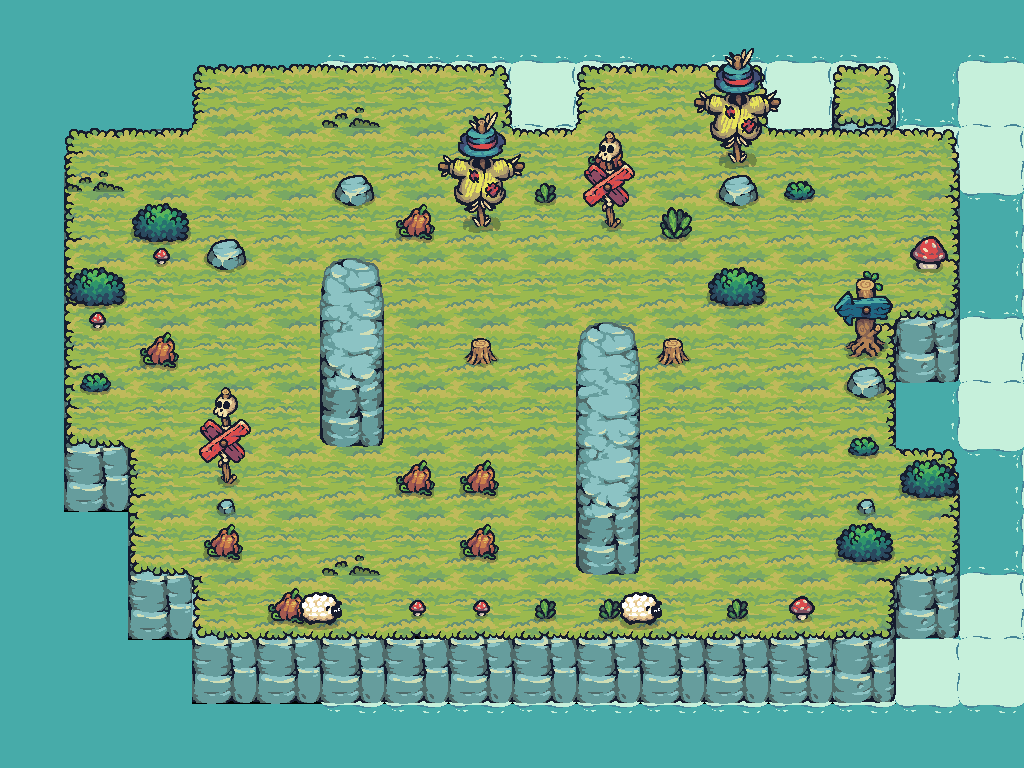

The image is a tile-based game level rendered from a .tmx file. Its description and source (layers, tilesets, objects; grid data summarised) follow:
An orthogonal 16x12 tile map with 64x64 px tiles, 12 tile layers (Water, Foam, layerforedge, new game bg, ...), 24 tilesets and 32 objects (21x Block, 6x Tree, PlayerCheckpoint, AntiPlayerCheckpoint, Barrel, ...).

<map version="1.10" tiledversion="1.11.0" orientation="orthogonal" renderorder="right-down" width="16" height="12" tilewidth="64" tileheight="64" infinite="0" nextlayerid="29" nextobjectid="11">
<properties>
  <property name="Star1" type="int" value="21" />
  <property name="Star2" type="int" value="26" />
  <property name="Star3" type="int" value="32" />
 </properties>
 <tileset firstgid="1" source="Terrain.tsx" />
 <tileset firstgid="41" source="Castle_Red.tsx" />
 <tileset firstgid="61" source="Tree.tsx" />
 <tileset firstgid="169" source="17.tsx" />
 <tileset firstgid="171" source="Tower_Blue.tsx" />
 <tileset firstgid="179" source="01.tsx" />
 <tileset firstgid="180" source="06.tsx" />
 <tileset firstgid="181" source="18.tsx" />
 <tileset firstgid="190" source="09.tsx" />
 <tileset firstgid="191" source="12.tsx" />
 <tileset firstgid="192" source="16.tsx" />
 <tileset firstgid="194" source="Castle_Destroyed.tsx" />
 <tileset firstgid="214" source="HappySheep_Idle.tsx" />
 <tileset firstgid="222" source="Tree_192.tsx" />
 <tileset firstgid="234" source="Water.tsx" />
 <tileset firstgid="235" source="Foam_192.tsx" />
 <tileset firstgid="243" source="Tilemap_Elevation.tsx" />
 <tileset firstgid="275" source="02.tsx" />
 <tileset firstgid="276" source="03.tsx" />
 <tileset firstgid="277" source="04.tsx" />
 <tileset firstgid="278" source="07.tsx" />
 <tileset firstgid="279" source="10.tsx" />
 <tileset firstgid="280" source="TX Props.tsx" />
 <tileset firstgid="344" source="11.tsx" />
 <group id="26" name="Common">
  <layer id="13" name="Water" width="16" height="12">
   <data>[192 cells, 88 non-empty, 1 distinct tile ids]</data>
  </layer>
  <layer id="14" name="Foam" width="16" height="12" offsetx="128" offsety="0">
   <data>[192 cells, 44 non-empty, 1 distinct tile ids]</data>
  </layer>
  <layer id="19" name="layerforedge" width="16" height="12">
   <data>[192 cells, 30 non-empty, 11 distinct tile ids]</data>
  </layer>
  <layer id="15" name="new game bg" width="16" height="12">
   <data>[192 cells, 128 non-empty, 12 distinct tile ids]</data>
  </layer>
  <layer id="24" name="eat" width="16" height="12">
   <data>[192 cells, 5 non-empty, 3 distinct tile ids]</data>
  </layer>
  <layer id="27" name="grass" width="16" height="12">
   <data>[192 cells, 3 non-empty, 1 distinct tile ids]</data>
  </layer>
  <layer id="17" name="props" width="16" height="12" offsetx="0" offsety="32">
   <data>[192 cells, 17 non-empty, 7 distinct tile ids]</data>
  </layer>
  <layer id="18" name="propsLayer2" width="16" height="12">
   <data>[192 cells, 15 non-empty, 12 distinct tile ids]</data>
  </layer>
  <objectgroup id="21" name="TreesOutSideGameGrid" class="TreesOutSideGameGrid">
   <object id="3" name="Tree" type="Tree" x="192" y="128" width="64" height="64" />
   <object id="5" name="Tree" type="Tree" x="256" y="128" width="64" height="64" />
   <object id="6" name="Tree" type="Tree" x="384" y="128" width="64" height="64" />
   <object id="7" name="Tree" type="Tree" x="832" y="192" width="64" height="64" />
   <object id="8" name="Tree" type="Tree" x="640" y="128" width="64" height="64" />
   <object id="9" name="Tree" type="Tree" x="192" y="320" width="64" height="64" />
  </objectgroup>
  <layer id="22" name="AheadOfTreesProps" width="16" height="12">
   <data>[192 cells, 6 non-empty, 6 distinct tile ids]</data>
  </layer>
  <objectgroup id="30" name="CollisionblocksForGrid">
   <object id="101" name="Block" type="Block" x="256" y="128" width="576" height="64" />
   <object id="102" name="Block" type="Block" x="256" y="576" width="576" height="64" />
   <object id="103" name="Block" type="Block" x="192" y="192" width="64" height="384" />
   <object id="104" name="Block" type="Block" x="831" y="192" width="64" height="384" />
  </objectgroup>
  <layer id="25" name="BottomEdge" width="16" height="12">
   <data>[192 cells, 2 non-empty, 1 distinct tile ids]</data>
  </layer>
 </group>
 <layer id="13" name="CollisionblockTileLayer" width="16" height="12">
  <data>[192 cells, 17 non-empty, 10 distinct tile ids]</data>
 </layer>
 <layer id="28" name="layerforcolison" width="16" height="12">
  <data>[192 cells, 9 non-empty, 9 distinct tile ids]</data>
 </layer>
 <objectgroup id="5" name="Collisionblocks" visible="0">
  <object id="1" name="Block" type="Block" x="384" y="192" width="64" height="64" />
  <object id="2" name="Block" type="Block" x="448" y="192" width="64" height="64" />
  <object id="4" name="Block" type="Block" x="576" y="192" width="64" height="64" />
  <object id="5" name="Block" type="Block" x="640" y="192" width="64" height="64" />
  <object id="6" name="Block" type="Block" x="320" y="256" width="64" height="64" />
  <object id="7" name="Block" type="Block" x="704" y="256" width="64" height="64" />
  <object id="8" name="Block" type="Block" x="320" y="320" width="64" height="64" />
  <object id="9" name="Block" type="Block" x="448" y="320" width="64" height="64" />
  <object id="11" name="Block" type="Block" x="576" y="320" width="64" height="64" />
  <object id="12" name="Block" type="Block" x="640" y="320" width="64" height="64" />
  <object id="13" name="Block" type="Block" x="320" y="384" width="64" height="64" />
  <object id="14" name="Block" type="Block" x="576" y="384" width="64" height="64" />
  <object id="15" name="Block" type="Block" x="384" y="448" width="64" height="64" />
  <object id="16" name="Block" type="Block" x="448" y="448" width="64" height="64" />
  <object id="17" name="Block" type="Block" x="576" y="448" width="64" height="64" />
  <object id="18" name="Block" type="Block" x="448" y="512" width="64" height="64" />
  <object id="20" name="Block" type="Block" x="576" y="512" width="64" height="64" />
 </objectgroup>
 <objectgroup id="6" name="Checkpoints" visible="0">
  <object id="3" name="PlayerCheckpoint" type="PlayerCheckpoint" x="512" y="192" width="64" height="64" />
  <object id="19" name="AntiPlayerCheckpoint" type="AntiPlayerCheckpoint" x="512" y="512" width="64" height="64" />
 </objectgroup>
 <objectgroup id="7" name="Spawnpoints" visible="0">
  <object id="10" name="Barrel" type="Barrel" x="512" y="320" width="64" height="64" />
  <object id="3" name="AntiPlayer" type="AntiPlayer" x="512" y="192" width="64" height="64" />
  <object id="19" name="Player" type="Player" x="512" y="512" width="64" height="64" />
 </objectgroup>
</map>
